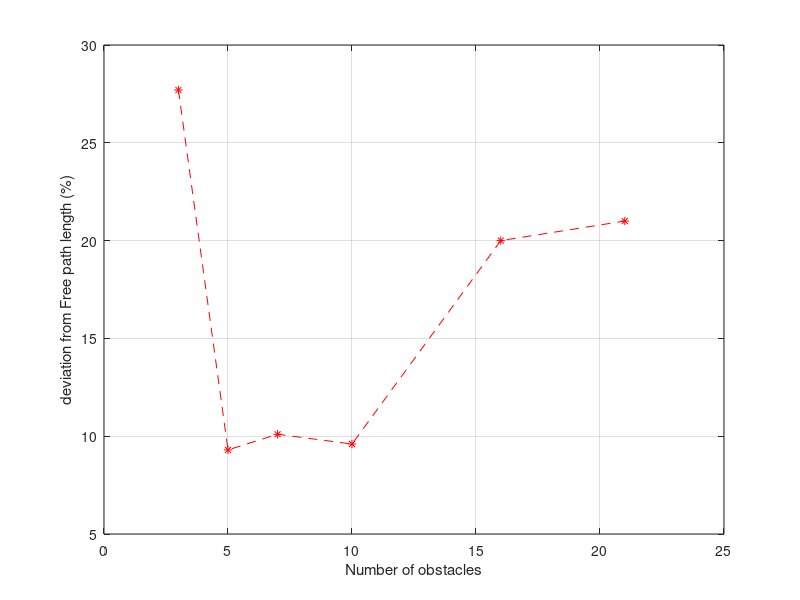

Reproduce this figure in MATLAB.
% num_ants = [10 20 30 40 50 60 70 100 150];
% min_lengths = [2460 2200 2125 2142 2036 2054 2110 2082 1978];
% time = [5.534 6.036 6.457 6.856 7.199 7.42 7.849 9.57 11.47];
% subplot(2,1,1);
% plot(num_ants,min_lengths,'b*--');
% xlabel('Number of ants');
% ylabel('Length of path');
% axis([0 170 1800 2600])
% subplot(2,1,2);
% plot(num_ants,time,'r*--');
% legend('iterations = 10');
% xlabel('Number of ants');
% ylabel('Computation Time (sec)');
% axis([0 170 5 15])

num_obj = [3 5 7 10 16 21];
deviation = [.277 .093 .101 .096 .20 .21]*100;
plot(num_obj,deviation,'r*--');
grid;
xlabel('Number of obstacles');
ylabel('deviation from Free path length (%)');

